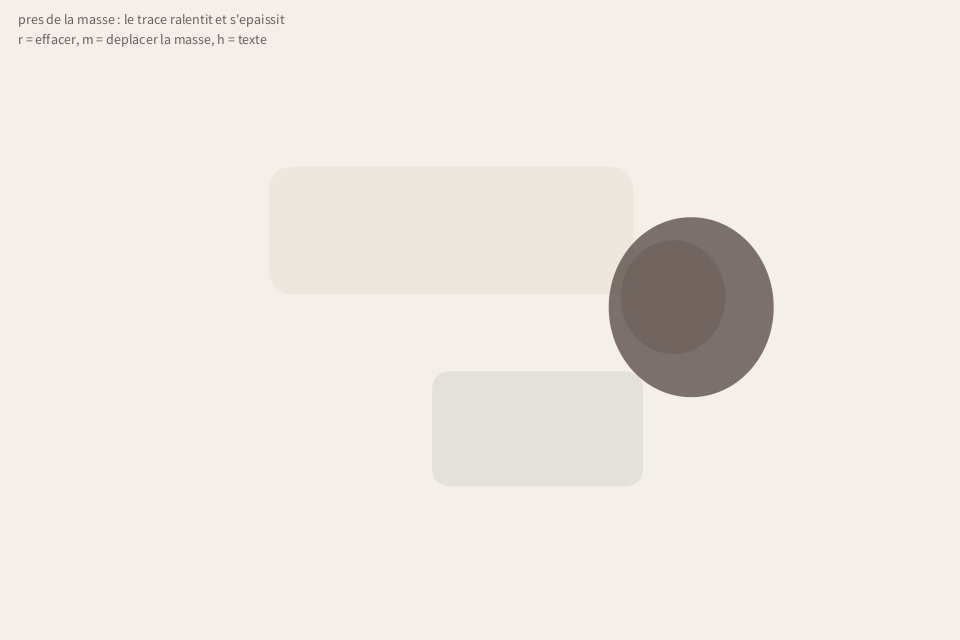
Frame 1 (no input)
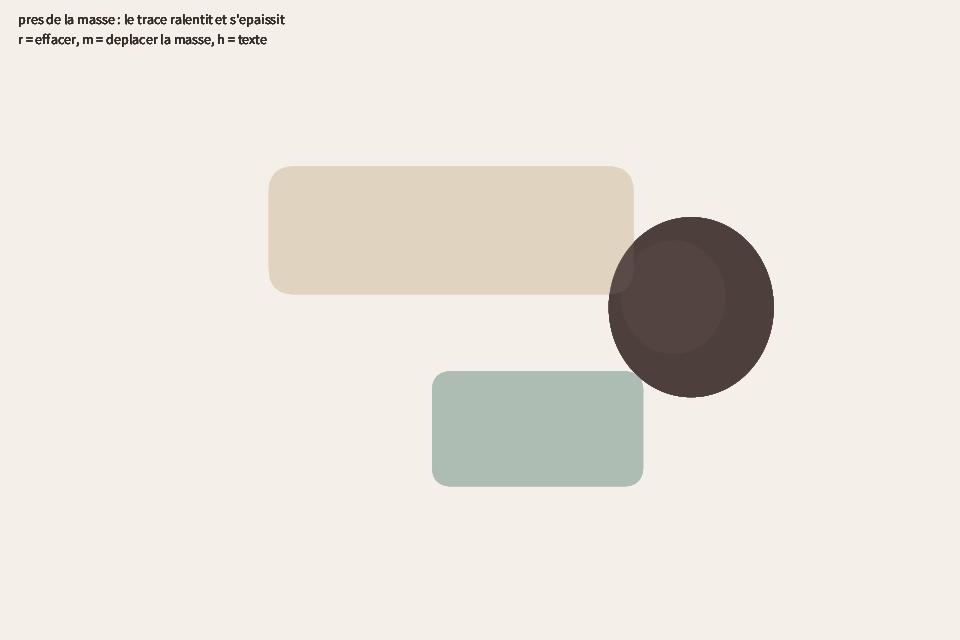
Frame 60 (the mouse pressed at the canvas centre just before this capture)
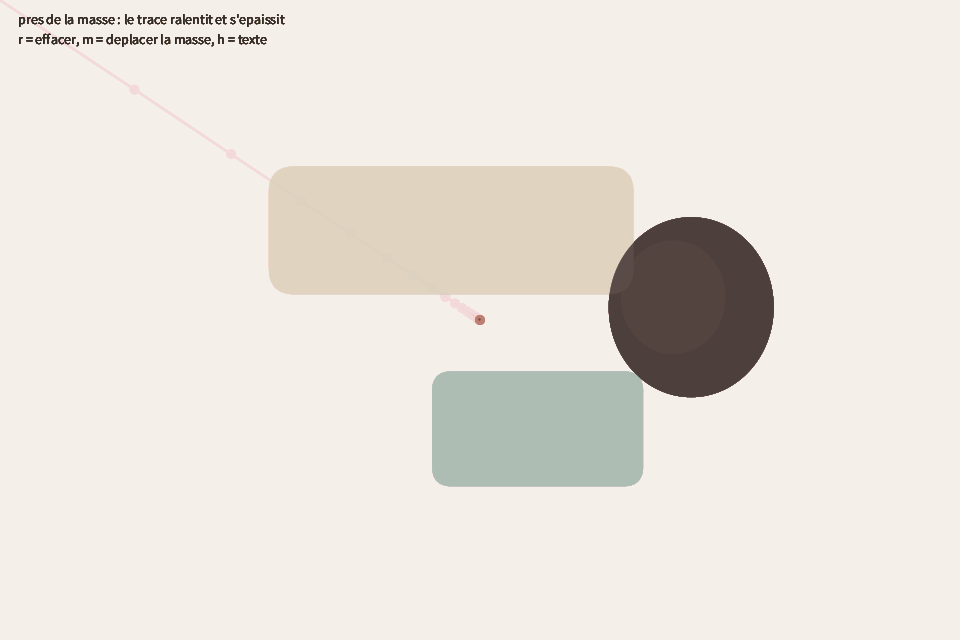
Frame 120 (the mouse held since frame 60 and released just before this capture)

The Processing sketch that drew these frames (run headless with seeded random() and noise(); from frame 60 on, the mouse is pressed at the canvas centre):

// Processing sketch: 03_density_resistance
// ── 03_density_resistance.pde
// 03_density_resistance
// Une masse sombre cree une resistance visuelle.
// A proximite, les traces ralentissent, s'epaississent et se courbent.

boolean densityShowText = true;
float densityMassX;
float densityMassY;
float densityMassRadius = 150;
float densityTraceX;
float densityTraceY;

void settings() {
  size(960, 640);
  smooth(8);
}

void setup() {
  frameRate(60);
  densityMassX = width * 0.72;
  densityMassY = height * 0.48;
  densityTraceX = width * 0.5;
  densityTraceY = height * 0.5;
  clearDensitySurface();
}

void draw() {
  noStroke();
  fill(244, 239, 232, 10);
  rect(0, 0, width, height);

  drawDensityBackground();
  drawDensityMass();

  if (mousePressed) {
    // On ralentit la poursuite de la souris quand on s'approche de la masse.
    float d = dist(mouseX, mouseY, densityMassX, densityMassY);
    float influence = 1.0 - constrain(d / densityMassRadius, 0.0, 1.0);
    float follow = lerp(0.28, 0.06, influence);

    float previousX = densityTraceX;
    float previousY = densityTraceY;

    densityTraceX = lerp(densityTraceX, mouseX, follow);
    densityTraceY = lerp(densityTraceY, mouseY, follow);

    PVector away = new PVector(densityTraceX - densityMassX, densityTraceY - densityMassY);
    if (away.mag() > 0.001) {
      away.normalize();
      densityTraceX += away.x * influence * 8.0;
      densityTraceY += away.y * influence * 8.0;
    }

    stroke(72, 65, 60, 140);
    strokeWeight(lerp(2.0, 8.0, influence));
    line(previousX, previousY, densityTraceX, densityTraceY);

    noStroke();
    fill(175, 107, 90, 48 + influence * 80.0);
    ellipse(densityTraceX, densityTraceY, 10 + influence * 18.0, 10 + influence * 18.0);
  } else {
    densityTraceX = lerp(densityTraceX, mouseX, 0.18);
    densityTraceY = lerp(densityTraceY, mouseY, 0.18);
  }

  if (densityShowText) {
    fill(46, 39, 32, 180);
    textSize(14);
    text("pres de la masse : le trace ralentit et s'epaissit", 18, 24);
    text("r = effacer, m = deplacer la masse, h = texte", 18, 44);
  }
}

void drawDensityBackground() {
  noStroke();
  fill(221, 209, 186, 64);
  rect(width * 0.28, height * 0.26, width * 0.38, height * 0.2, 26);
  fill(160, 178, 171, 54);
  rect(width * 0.45, height * 0.58, width * 0.22, height * 0.18, 20);
}

void drawDensityMass() {
  noStroke();
  fill(74, 60, 56, 180);
  ellipse(densityMassX, densityMassY, densityMassRadius * 1.1, densityMassRadius * 1.2);
  fill(94, 75, 69, 80);
  ellipse(densityMassX - 18, densityMassY - 10, densityMassRadius * 0.7, densityMassRadius * 0.76);
}

void clearDensitySurface() {
  background(244, 239, 232);
}

void keyPressed() {
  if (key == 'r' || key == 'R') {
    clearDensitySurface();
  } else if (key == 'm' || key == 'M') {
    densityMassX = random(width * 0.35, width * 0.78);
    densityMassY = random(height * 0.28, height * 0.72);
  } else if (key == 'h' || key == 'H') {
    densityShowText = !densityShowText;
  }
}
